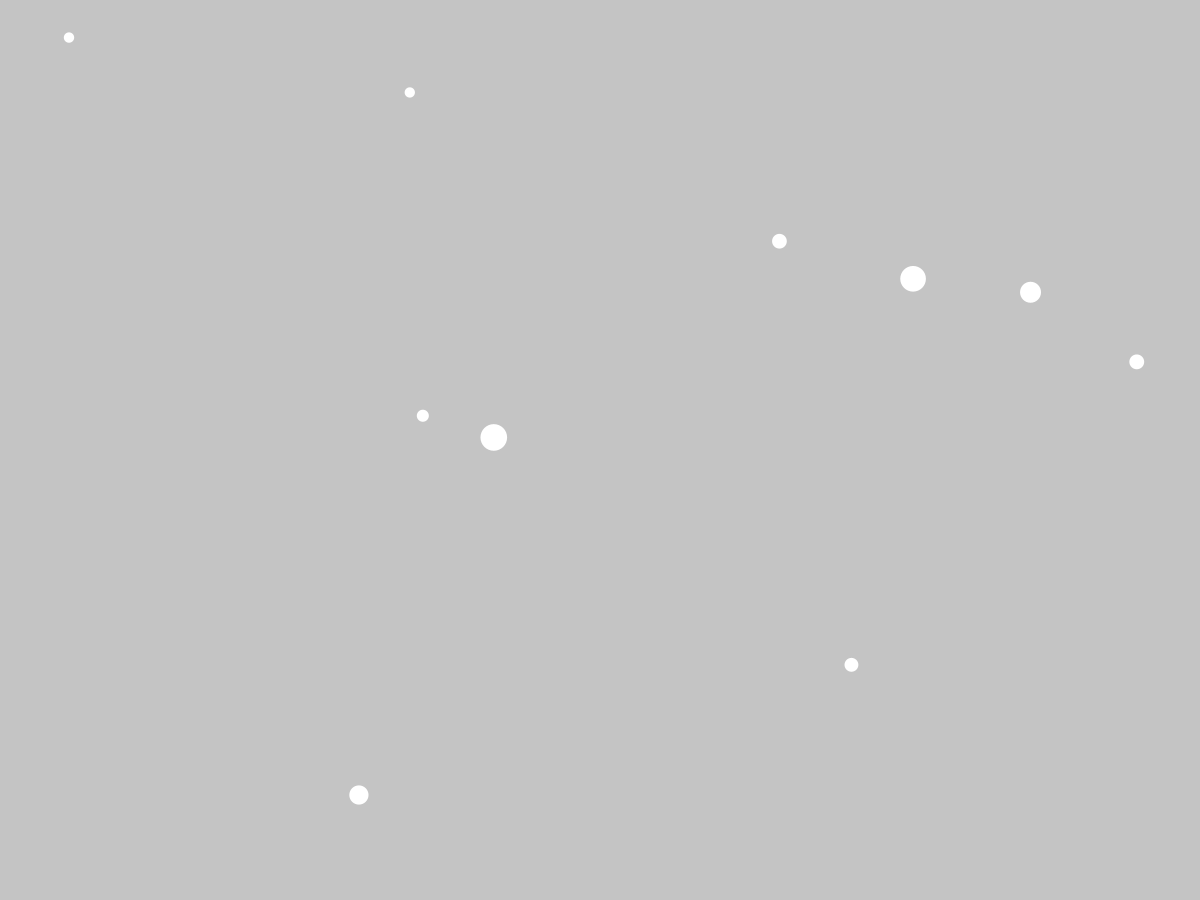
Frame 1 (no input)
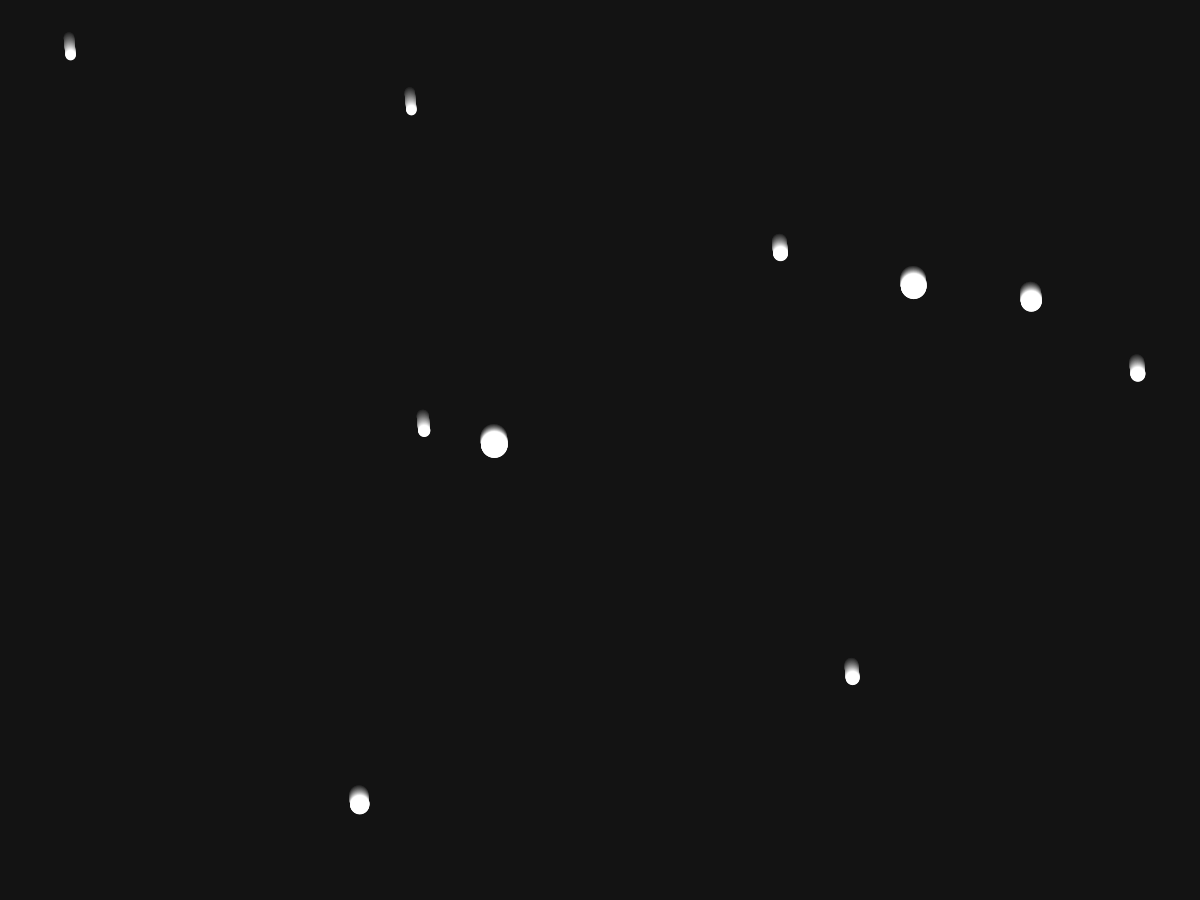
Frame 60 (the mouse pressed at the canvas centre just before this capture)
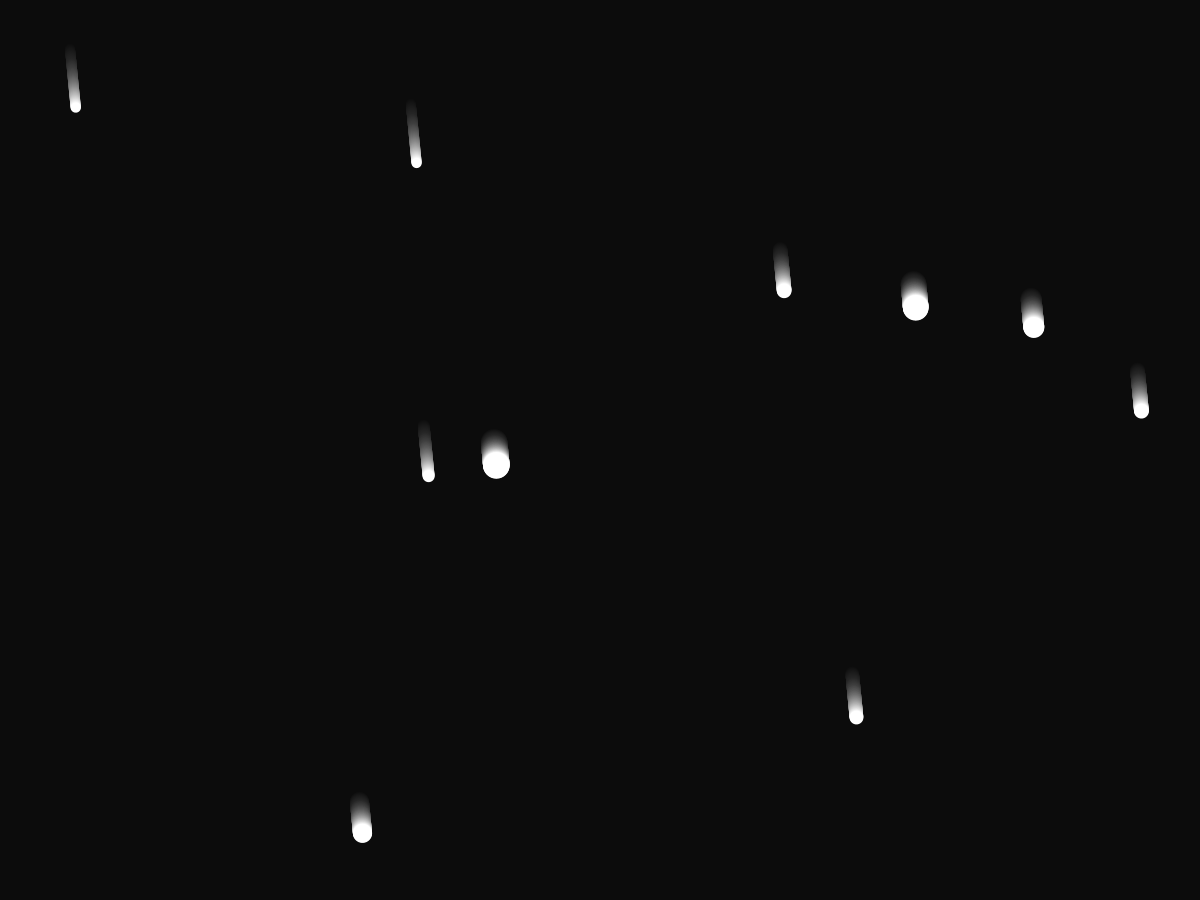
Frame 120 (the mouse held since frame 60 and released just before this capture)

The Processing sketch that drew these frames (run headless with seeded random() and noise(); from frame 60 on, the mouse is pressed at the canvas centre):

// Processing sketch: force1
// ── force1.pde
int nMover = 10;
Mover[] m = new Mover[nMover];

void setup()
{
  size(1200,900); // screen size
  //fullScreen();
  for(int i = 0; i < nMover; i = i + 1)
  {
    m[i] = new Mover(random(10,width),random(10,height));
  }  
}

void draw()
{
  noStroke(); //get rid of countour lines
  fill(0,0,0,10); //paint it black
  rect(0,0,width,height);
  fill(255); //paint it white
  PVector wind = new PVector(0.01,0);
  PVector gravitation = new PVector(0,0.1);
  for(int i = 0; i < nMover; i = i + 1)
  {
    m[i].display();
    m[i].applyForce(gravitation);
    m[i].applyForce(wind);
    m[i].update();
    m[i].check();
  }  
}

// ── Mover.pde
class Mover
{
  PVector location = new PVector(0,0);
  PVector velocity = new PVector(0,0);
  PVector acceleration = new PVector(0,0);
  float topspeed = random(1,5);
  float mass = random(10,30);
  
  Mover(float _x, float _y)
  {
    this.location.x = _x;
    this.location.y = _y;
    this.acceleration.x = -0.001;
    this.acceleration.y = 0.01;
  }
  
  void display()
  {
     fill(255); //paint it white
     circle(this.location.x, this.location.y,this.mass); //drawing the circle
  }
  
  void applyForce(PVector force) 
  {
    PVector f = PVector.div(force,mass);
    acceleration.add(f);
  }
  
  void update()
  {
    velocity.add(acceleration);
    location.add(velocity);
    acceleration.mult(0);
  }
  
  void check()
  {
    if(this.location.x < 0 || this.location.x > width)  this.velocity.x = this.velocity.x * (-1);
    if(this.location.y < 0 || this.location.y > height) this.velocity.y = this.velocity.y * (-1);
    /*if(this.location.x < 0) this.location.x =  width;
    if(this.location.x > width) this.location.x =  0;
    if(this.location.y < 0) this.location.y =  height;
    if(this.location.y > height) this.location.y =  0;*/
  }
}
